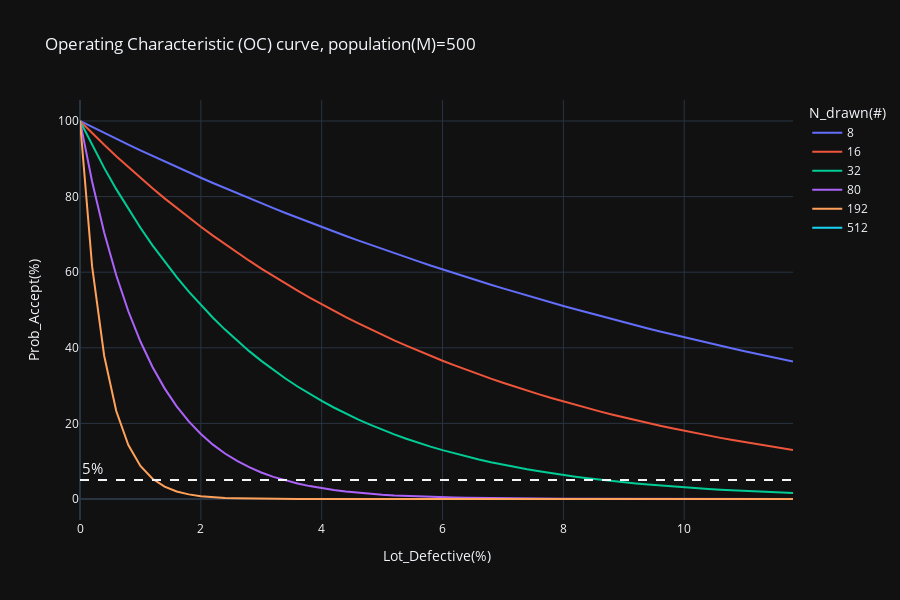

Notebook code for this chart:
### Markdown cell above
OC curve

### Code cell
fig = px.line(df, x='Lot_Defective', y='Prob_Accept', color='N_drawn',height=600
                ,title=f"Operating Characteristic (OC) curve, population(M)={M}"
                ,labels={
                    'Lot_Defective':'Lot_Defective(%)',
                    'Prob_Accept':'Prob_Accept(%)',
                    'N_drawn':'N_drawn(#)'})
fig.add_hline(y=5, line_dash="dash"
            ,annotation_text="5%"
            ,annotation_position="top left"
            ,annotation_font_size=15)
fig.show()
# fig.write_html(f"OCcurve_population{M}.html")

### Figure 1 — Plotly figure (JSON) as saved in the notebook; plotly's stock layout.template omitted (floating-point values rounded to 4 significant figures)
{"data": [{"hovertemplate": "N_drawn(#)=8<br>Lot_Defective(%)=%{x}<br>Prob_Accept(%)=%{y}<extra></extra>", "legendgroup": "8", "line": {"color": "#636efa", "dash": "solid"}, "marker": {"symbol": "circle"}, "mode": "lines", "name": "8", "orientation": "v", "showlegend": true, "type": "scatter", "x": [0, 0.2, 0.4, 0.6, 0.8, 1, 1.2, 1.4, 1.6, 1.8, 2, 2.2, 2.4, 2.6, 2.8, 3, 3.2, 3.4, 3.6, 3.8, 4, 4.2, 4.4, 4.6, 4.8, 5, 5.2, 5.4, 5.6, 5.8, 6, 6.2, 6.4, 6.6, 6.8, 7.0, 7.2, 7.4, 7.6, 7.8, 8, 8.2, 8.4, 8.6, 8.8, 9, 9.2, 9.4, 9.6, 9.8, 10, 10.2, 10.4, 10.6, 10.8, 11, 11.2, 11.4, 11.6, 11.8], "xaxis": "x", "y": [100, 98.4, 96.82, 95.27, 93.73, 92.22, 90.73, 89.26, 87.81, 86.39, 84.98, 83.59, 82.22, 80.88, 79.55, 78.24, 76.95, 75.67, 74.42, 73.19, 71.97, 70.77, 69.59, 68.42, 67.28, 66.14, 65.03, 63.93, 62.85, 61.79, 60.74, 59.7, 58.68, 57.68, 56.69, 55.72, 54.76, 53.82, 52.89, 51.97, 51.07, 50.18, 49.31, 48.45, 47.6, 46.76, 45.94, 45.13, 44.33, 43.55, 42.78, 42.02, 41.27, 40.53, 39.81, 39.09, 38.39, 37.7, 37.02, 36.35], "yaxis": "y"}, {"hovertemplate": "N_drawn(#)=16<br>Lot_Defective(%)=%{x}<br>Prob_Accept(%)=%{y}<extra></extra>", "legendgroup": "16", "line": {"color": "#EF553B", "dash": "solid"}, "marker": {"symbol": "circle"}, "mode": "lines", "name": "16", "orientation": "v", "showlegend": true, "type": "scatter", "x": [0, 0.2, 0.4, 0.6, 0.8, 1, 1.2, 1.4, 1.6, 1.8, 2, 2.2, 2.4, 2.6, 2.8, 3, 3.2, 3.4, 3.6, 3.8, 4, 4.2, 4.4, 4.6, 4.8, 5, 5.2, 5.4, 5.6, 5.8, 6, 6.2, 6.4, 6.6, 6.8, 7.0, 7.2, 7.4, 7.6, 7.8, 8, 8.2, 8.4, 8.6, 8.8, 9, 9.2, 9.4, 9.6, 9.8, 10, 10.2, 10.4, 10.6, 10.8, 11, 11.2, 11.4, 11.6, 11.8], "xaxis": "x", "y": [100, 96.8, 93.7, 90.69, 87.77, 84.94, 82.19, 79.53, 76.95, 74.44, 72.02, 69.67, 67.39, 65.18, 63.04, 60.96, 58.95, 57, 55.11, 53.28, 51.51, 49.79, 48.13, 46.52, 44.96, 43.45, 41.98, 40.57, 39.2, 37.87, 36.58, 35.34, 34.13, 32.96, 31.83, 30.74, 29.68, 28.66, 27.67, 26.71, 25.78, 24.89, 24.02, 23.18, 22.37, 21.58, 20.82, 20.09, 19.38, 18.7, 18.03, 17.39, 16.77, 16.17, 15.59, 15.03, 14.49, 13.97, 13.47, 12.98], "yaxis": "y"}, {"hovertemplate": "N_drawn(#)=32<br>Lot_Defective(%)=%{x}<br>Prob_Accept(%)=%{y}<extra></extra>", "legendgroup": "32", "line": {"color": "#00cc96", "dash": "solid"}, "marker": {"symbol": "circle"}, "mode": "lines", "name": "32", "orientation": "v", "showlegend": true, "type": "scatter", "x": [0, 0.2, 0.4, 0.6, 0.8, 1, 1.2, 1.4, 1.6, 1.8, 2, 2.2, 2.4, 2.6, 2.8, 3, 3.2, 3.4, 3.6, 3.8, 4, 4.2, 4.4, 4.6, 4.8, 5, 5.2, 5.4, 5.6, 5.8, 6, 6.2, 6.4, 6.6, 6.8, 7.0, 7.2, 7.4, 7.6, 7.8, 8, 8.2, 8.4, 8.6, 8.8, 9, 9.2, 9.4, 9.6, 9.8, 10, 10.2, 10.4, 10.6, 10.8, 11, 11.2, 11.4, 11.6, 11.8], "xaxis": "x", "y": [100, 93.6, 87.6, 81.97, 76.69, 71.74, 67.11, 62.76, 58.68, 54.87, 51.29, 47.94, 44.81, 41.87, 39.12, 36.54, 34.13, 31.87, 29.76, 27.79, 25.94, 24.21, 22.59, 21.08, 19.66, 18.34, 17.11, 15.95, 14.87, 13.86, 12.92, 12.04, 11.22, 10.45, 9.74, 9.07, 8.44, 7.86, 7.32, 6.81, 6.34, 5.9, 5.49, 5.1, 4.75, 4.41, 4.1, 3.81, 3.54, 3.29, 3.06, 2.84, 2.64, 2.45, 2.28, 2.11, 1.96, 1.82, 1.69, 1.57], "yaxis": "y"}, {"hovertemplate": "N_drawn(#)=80<br>Lot_Defective(%)=%{x}<br>Prob_Accept(%)=%{y}<extra></extra>", "legendgroup": "80", "line": {"color": "#ab63fa", "dash": "solid"}, "marker": {"symbol": "circle"}, "mode": "lines", "name": "80", "orientation": "v", "showlegend": true, "type": "scatter", "x": [0, 0.2, 0.4, 0.6, 0.8, 1, 1.2, 1.4, 1.6, 1.8, 2, 2.2, 2.4, 2.6, 2.8, 3, 3.2, 3.4, 3.6, 3.8, 4, 4.2, 4.4, 4.6, 4.8, 5, 5.2, 5.4, 5.6, 5.8, 6, 6.2, 6.4, 6.6, 6.8, 7.0, 7.2, 7.4, 7.6, 7.8, 8, 8.2, 8.4, 8.6, 8.8, 9, 9.2, 9.4, 9.6, 9.8, 10, 10.2, 10.4, 10.6, 10.8, 11, 11.2, 11.4, 11.6, 11.8], "xaxis": "x", "y": [100, 84, 70.53, 59.2, 49.67, 41.66, 34.93, 29.27, 24.52, 20.53, 17.19, 14.38, 12.03, 10.06, 8.41, 7.02, 5.86, 4.89, 4.08, 3.41, 2.84, 2.37, 1.97, 1.64, 1.37, 1.14, 0.94, 0.79, 0.65, 0.54, 0.45, 0.37, 0.31, 0.26, 0.21, 0.18, 0.15, 0.12, 0.1, 0.08, 0.07, 0.06, 0.05, 0.04, 0.03, 0.03, 0.02, 0.02, 0.01, 0.01, 0.01, 0.01, 0.01, 0.01, 0, 0, 0, 0, 0, 0], "yaxis": "y"}, {"hovertemplate": "N_drawn(#)=192<br>Lot_Defective(%)=%{x}<br>Prob_Accept(%)=%{y}<extra></extra>", "legendgroup": "192", "line": {"color": "#FFA15A", "dash": "solid"}, "marker": {"symbol": "circle"}, "mode": "lines", "name": "192", "orientation": "v", "showlegend": true, "type": "scatter", "x": [0, 0.2, 0.4, 0.6, 0.8, 1, 1.2, 1.4, 1.6, 1.8, 2, 2.2, 2.4, 2.6, 2.8, 3, 3.2, 3.4, 3.6, 3.8, 4, 4.2, 4.4, 4.6, 4.8, 5, 5.2, 5.4, 5.6, 5.8, 6, 6.2, 6.4, 6.6, 6.8, 7.0, 7.2, 7.4, 7.6, 7.8, 8, 8.2, 8.4, 8.6, 8.8, 9, 9.2, 9.4, 9.6, 9.8, 10, 10.2, 10.4, 10.6, 10.8, 11, 11.2, 11.4, 11.6, 11.8], "xaxis": "x", "y": [100, 61.6, 37.9, 23.29, 14.29, 8.76, 5.36, 3.28, 2, 1.22, 0.74, 0.45, 0.27, 0.17, 0.1, 0.06, 0.04, 0.02, 0.01, 0.01, 0, 0, 0, 0, 0, 0, 0, 0, 0, 0, 0, 0, 0, 0, 0, 0, 0, 0, 0, 0, 0, 0, 0, 0, 0, 0, 0, 0, 0, 0, 0, 0, 0, 0, 0, 0, 0, 0, 0, 0], "yaxis": "y"}, {"hovertemplate": "N_drawn(#)=512<br>Lot_Defective(%)=%{x}<br>Prob_Accept(%)=%{y}<extra></extra>", "legendgroup": "512", "line": {"color": "#19d3f3", "dash": "solid"}, "marker": {"symbol": "circle"}, "mode": "lines", "name": "512", "orientation": "v", "showlegend": true, "type": "scatter", "x": [0, 0.2, 0.4, 0.6, 0.8, 1, 1.2, 1.4, 1.6, 1.8, 2, 2.2, 2.4, 2.6, 2.8, 3, 3.2, 3.4, 3.6, 3.8, 4, 4.2, 4.4, 4.6, 4.8, 5, 5.2, 5.4, 5.6, 5.8, 6, 6.2, 6.4, 6.6, 6.8, 7.0, 7.2, 7.4, 7.6, 7.8, 8, 8.2, 8.4, 8.6, 8.8, 9, 9.2, 9.4, 9.6, 9.8, 10, 10.2, 10.4, 10.6, 10.8, 11, 11.2, 11.4, 11.6, 11.8], "xaxis": "x", "y": [null, null, null, null, null, null, null, null, null, null, null, null, null, null, null, null, null, null, null, null, null, null, null, null, null, null, null, null, null, null, null, null, null, null, null, null, null, null, null, null, null, null, null, null, null, null, null, null, null, null, null, null, null, null, null, null, null, null, null, null], "yaxis": "y"}], "layout": {"annotations": [{"font": {"size": 15}, "showarrow": false, "text": "5%", "x": 0, "xanchor": "left", "xref": "x domain", "y": 5, "yanchor": "bottom", "yref": "y"}], "height": 600, "legend": {"title": {"text": "N_drawn(#)"}, "tracegroupgap": 0}, "shapes": [{"line": {"dash": "dash"}, "type": "line", "x0": 0, "x1": 1, "xref": "x domain", "y0": 5, "y1": 5, "yref": "y"}], "title": {"text": "Operating Characteristic (OC) curve, population(M)=500"}, "xaxis": {"anchor": "y", "domain": [0, 1], "title": {"text": "Lot_Defective(%)"}}, "yaxis": {"anchor": "x", "domain": [0, 1], "title": {"text": "Prob_Accept(%)"}}}}
